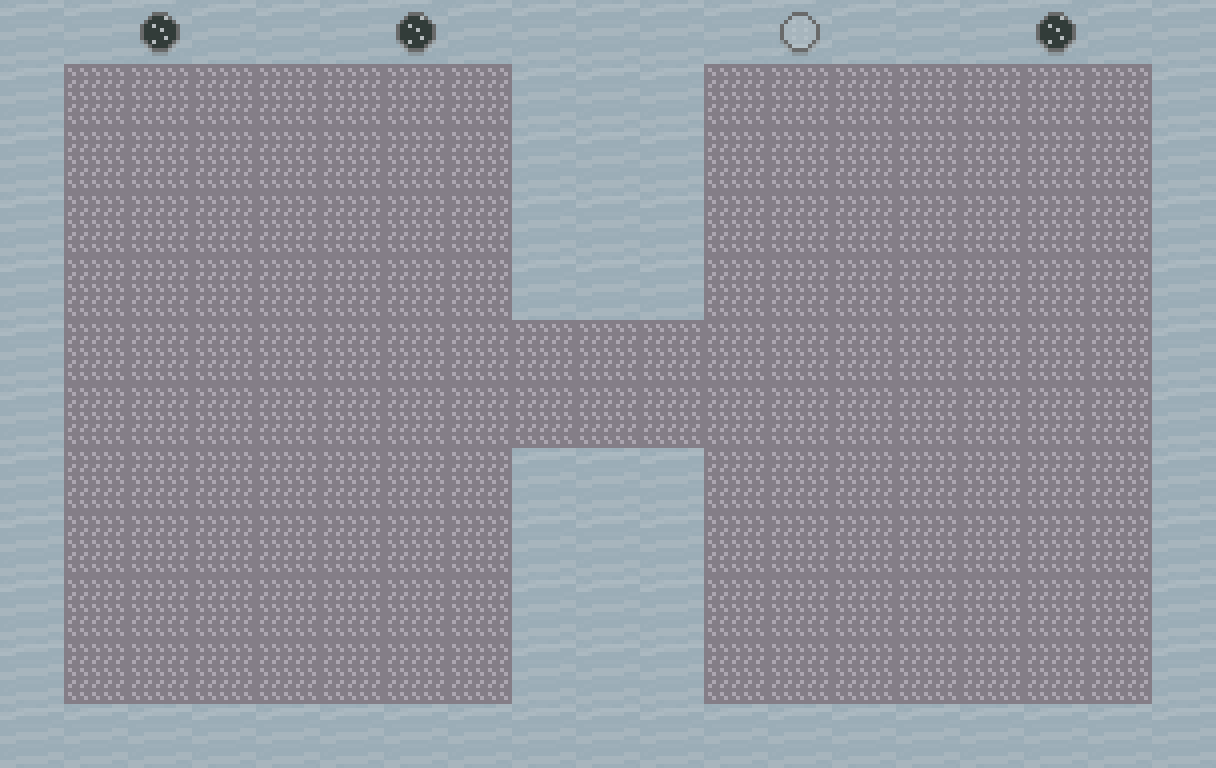

Tiled map render using the project's own tile images. Description and the whole map definition, tile-layer contents included, below:
An orthogonal 19x12 tile map with 64x64 px tiles, 2 tile layers (Ground, Walls) and 10 objects (3x letter-puzzle, player-spawn).

<map version="1.10" tiledversion="1.11.2" orientation="orthogonal" renderorder="right-down" width="19" height="12" tilewidth="64" tileheight="64" infinite="0" nextlayerid="7" nextobjectid="15">
 <editorsettings>
  <export target="example-level.lua" format="lua" />
 </editorsettings>
 <tileset firstgid="1" name="CC_shipSheet_001" tilewidth="64" tileheight="64" tilecount="64" columns="8">
  <image source="../../../assets/sprites/CC_shipSheet_001.png" width="512" height="512" />
 </tileset>
 <layer id="2" name="Ground" width="19" height="12">
  <data encoding="csv">
0,0,0,0,0,0,0,0,0,0,0,0,0,0,0,0,0,0,0,
0,9,9,9,9,9,9,9,0,0,0,9,9,9,9,9,9,9,0,
0,9,9,9,9,9,9,9,0,0,0,9,9,9,9,9,9,9,0,
0,9,9,9,9,9,9,9,0,0,0,9,9,9,9,9,9,9,0,
0,9,9,9,9,9,9,9,0,0,0,9,9,9,9,9,9,9,0,
0,9,9,9,9,9,9,9,9,9,9,9,9,9,9,9,9,9,0,
0,9,9,9,9,9,9,9,9,9,9,9,9,9,9,9,9,9,0,
0,9,9,9,9,9,9,9,0,0,0,9,9,9,9,9,9,9,0,
0,9,9,9,9,9,9,9,0,0,0,9,9,9,9,9,9,9,0,
0,9,9,9,9,9,9,9,0,0,0,9,9,9,9,9,9,9,0,
0,9,9,9,9,9,9,9,0,0,0,9,9,9,9,9,9,9,0,
0,0,0,0,0,0,0,0,0,0,0,0,0,0,0,0,0,0,0
</data>
 </layer>
 <layer id="1" name="Walls" width="19" height="12">
  <data encoding="csv">
2,2,3,2,2,2,3,2,2,2,2,2,4,2,2,2,3,2,2,
2,0,0,0,0,0,0,0,2,2,2,0,0,0,0,0,0,0,2,
2,0,0,0,0,0,0,0,2,2,2,0,0,0,0,0,0,0,2,
2,0,0,0,0,0,0,0,2,2,2,0,0,0,0,0,0,0,2,
2,0,0,0,0,0,0,0,2,2,2,0,0,0,0,0,0,0,2,
2,0,0,0,0,0,0,0,0,0,0,0,0,0,0,0,0,0,2,
2,0,0,0,0,0,0,0,0,0,0,0,0,0,0,0,0,0,2,
2,0,0,0,0,0,0,0,2,2,2,0,0,0,0,0,0,0,2,
2,0,0,0,0,0,0,0,2,2,2,0,0,0,0,0,0,0,2,
2,0,0,0,0,0,0,0,2,2,2,0,0,0,0,0,0,0,2,
2,0,0,0,0,0,0,0,2,2,2,0,0,0,0,0,0,0,2,
2,2,2,2,2,2,2,2,2,2,2,2,2,2,2,2,2,2,2
</data>
 </layer>
 <objectgroup id="3" name="Hitboxes">
  <object id="3" x="0" y="0" width="64" height="768" />
  <object id="5" x="64" y="0" width="1088" height="64" />
  <object id="6" x="64" y="704" width="1088" height="64" />
  <object id="8" x="512" y="64" width="192" height="256" />
  <object id="9" x="512" y="448" width="192" height="256" />
  <object id="10" x="1152" y="0" width="64" height="768" />
 </objectgroup>
 <objectgroup id="4" name="Interactions">
  <object id="12" name="letter-puzzle" x="256" y="320">
   <properties>
    <property name="data" value="S2" />
   </properties>
   <point />
  </object>
  <object id="13" name="letter-puzzle" x="576" y="256">
   <properties>
    <property name="data" value="E6" />
   </properties>
   <point />
  </object>
  <object id="14" name="letter-puzzle" x="832" y="384">
   <properties>
    <property name="data" value="E1" />
   </properties>
   <point />
  </object>
 </objectgroup>
 <objectgroup id="5" name="Metadata">
  <object id="15" name="player-spawn" x="192" y="256">
   <point />
  </object>
 </objectgroup>
</map>
